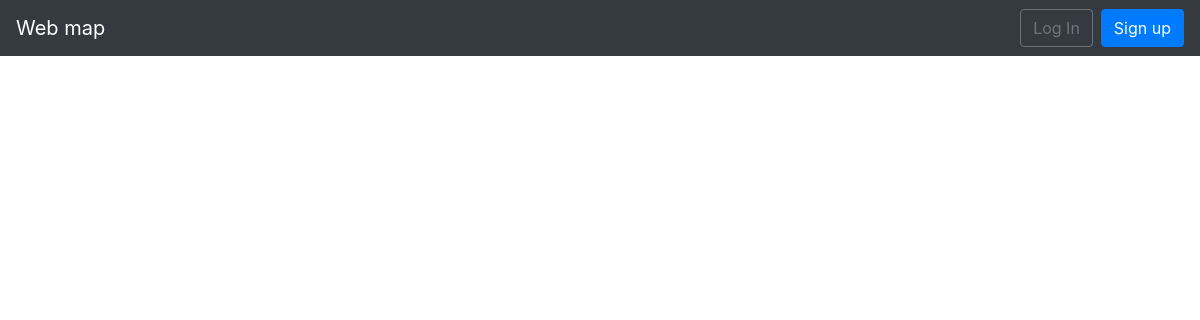
The page /articles/ on the database as committed earlier.
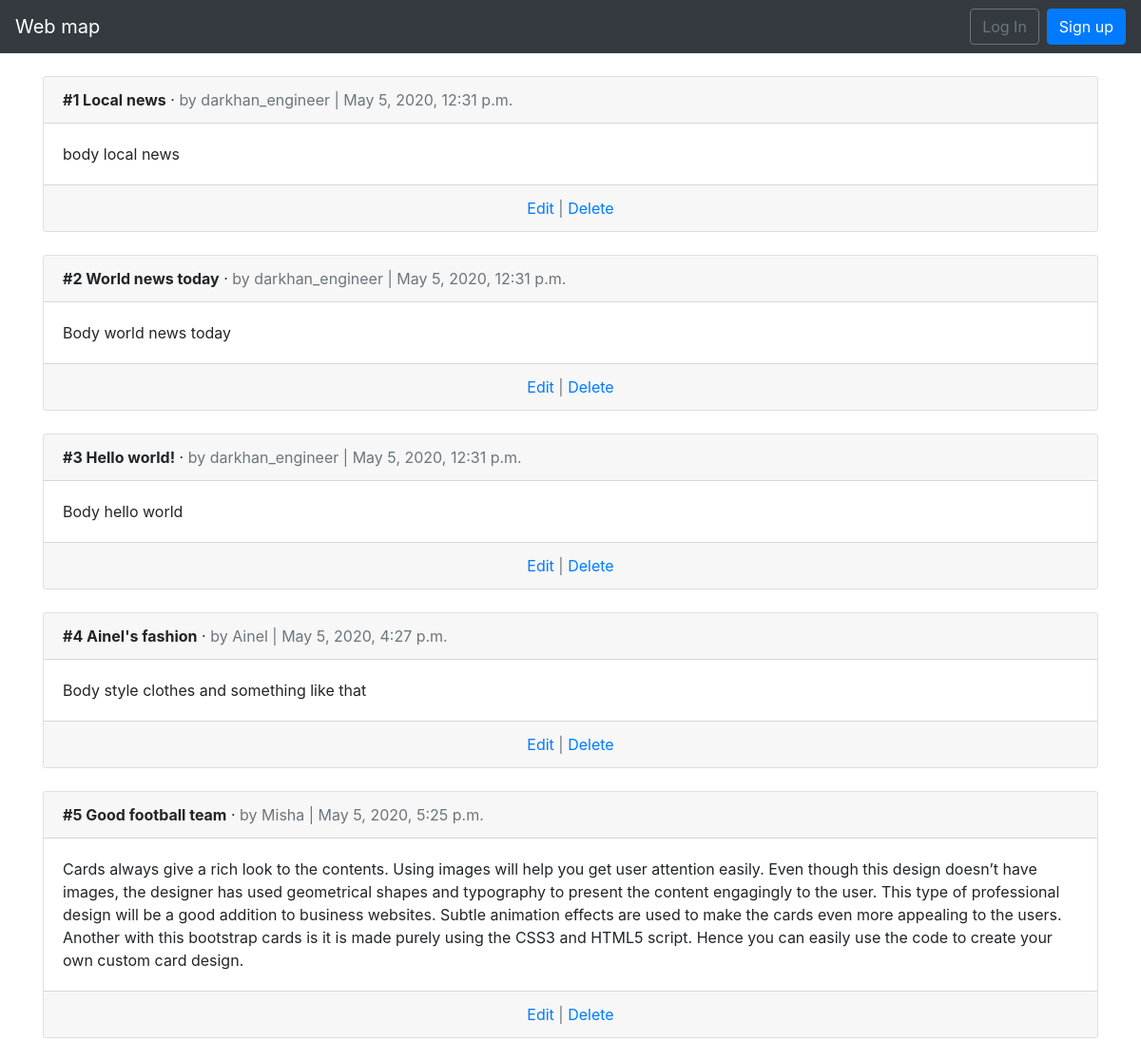
The same page on the database as committed later.
### articles/models.py (models this page shows, shortened)
class Article(models.Model):
    title  = models.CharField(max_length = 255)
    body = models.TextField()
    date = models.DateTimeField(auto_now_add=True)
    author = models.ForeignKey(
        get_user_model(),
        on_delete = models.CASCADE,
    )
    @property
    def get_name(self):
        personal_name = get_user_model().objects.get(email=self.author)
        return personal_name.username

### users/models.py (models this page shows)
class CustomUser(AbstractUser):
    age = models.PositiveIntegerField(_('your age'), null = True, blank = True)
    date_joined = models.DateTimeField(default=timezone.now)
    email = models.EmailField(_('email address'), unique = True)
    domens = ['online', 'csa', 'telecom']
    USERNAME_FIELD = 'email'
    REQUIRED_FIELDS = ['username', 'age']

### articles/views.py (the view)
# urls.py: path('', ArticleListView.as_view(), name ='article_list'),
class ArticleListView(ListView):
    template_name = 'article_list.html'
    model = Article

### templates/article_list.html
{% extends 'base.html' %}
{%block content%}
{%for obj in object_list%}
<div class="card">
    <div class="card-header">
        <span class="font-weight-bold">#{{ forloop.counter }} {{obj.title}}</span> &middot;
        <span class="text-muted">by {{obj.get_name}} | {{obj.date}}</span>
    </div>
<div class="card-body">
    {{obj.body}}
</div>
<div class="card-footer text-center text-muted">
    <a href="">Edit</a> | <a href="">Delete</a>
</div>
</div>
<br />
{%endfor%}
{%endblock content%}

### templates/base.html (shortened to what this page needs)
<!doctype html>
<html lang="en">
  <head>
    <link rel="stylesheet" href="https://stackpath.bootstrapcdn.com/bootstrap/4.1.3/css/bootstrap.min.css">
  </head>
  <body>
    <nav class="navbar navbar-expand-md navbar-dark bg-dark mb-4">
      <a class="navbar-brand" href="{% url 'home' %}">Web map</a>
      <div class="collapse navbar-collapse" id="navbarCollapse">
        {% if user.is_authenticated %}
          <ul class="navbar-nav ml-auto">
            <li class="nav-item">
              <a class="nav-link dropdown-toggle" href="#" id="userMenu" data-toggle="dropdown" aria-haspopup="true" aria-expanded="false">
                {{ user.email }}
              </a>
              <div class="dropdown-menu dropdown-menu-right" aria-labelledby="userMenu">
                <a class="dropdown-item" href="{% url 'password_change' %}">Change password</a>
                <div class="dropdown-divider"></div>
                <a class="dropdown-item" href="{% url 'logout' %}">
                Log Out</a>
              </div>
            </li>
          </ul>
        {% else %}
          <form class="form-inline ml-auto">
            <a href="{% url 'login' %}" class="btn btn-outline-secondary">
            Log In</a>
            <a href="{% url 'signup' %}" class="btn btn-primary ml-2">
            Sign up</a>
          </form>
        {% endif %}
      </div>
    </nav>
    <div class="container">
      {% block content %}
      {% endblock content %}
    </div>
  </body>
</html>

Rows that differ between the two databases and show on the page:
added Article: title "Local news", get_name "darkhan_engineer", date "May 5, 2020, 12:31 p.m.", body "body local news"
added Article: title "World news today", get_name "darkhan_engineer", date "May 5, 2020, 12:31 p.m.", body "Body world news today"
added Article: title "Hello world!", get_name "darkhan_engineer", date "May 5, 2020, 12:31 p.m.", body "Body hello world"
added Article: title "Ainel's fashion", get_name "Ainel", date "May 5, 2020, 4:27 p.m.", body "Body style clothes and something like that"
added Article: title "Good football team", get_name "Misha", date "May 5, 2020, 5:25 p.m.", body "Cards always give a rich look to the contents. Using images will help you get user attention easily. Even though this design doesn’t have images, the designer has used geometrical shapes and typography to present the content engagingly to the user. This type of professional design will be a good addition to business websites. Subtle animation effects are used to make the cards even more appealing to the users. Another with this bootstrap cards is it is made purely using the CSS3 and HTML5 script. Hence you can easily use the code to create your own custom card design."
